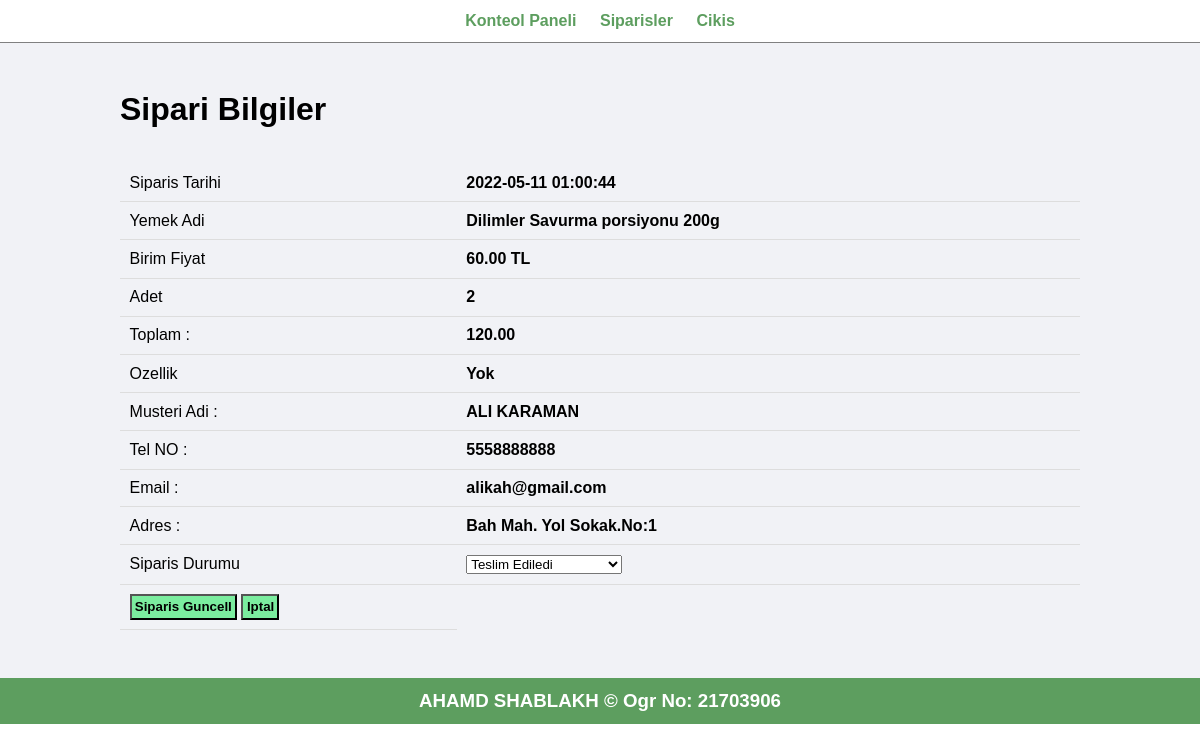
Screenshot of /Yonetici_islemleri/personel_goster.php?id=2 (signed in) with the database file from the repository.
### tables this page shows
CREATE TABLE `siparis_tbl` (
  `Id` int(11) NOT NULL AUTO_INCREMENT,
  `yemek_adi` varchar(150) NOT NULL DEFAULT '',
  `birim_fiyat` decimal(10,2) NOT NULL DEFAULT 0.00,
  `adet` int(10) NOT NULL DEFAULT 0,
  `toplam` decimal(10,2) NOT NULL DEFAULT 0.00,
  `siparis_tarihi` datetime DEFAULT NULL,
  `durum` varchar(50) NOT NULL DEFAULT '',
  `musteri_adi` varchar(150) NOT NULL DEFAULT '',
  `musteri_tel` varchar(20) DEFAULT NULL,
  `musteri_email` varchar(255) DEFAULT NULL,
  `musteri_adres` varchar(255) NOT NULL DEFAULT '',
  `notu` varchar(255) DEFAULT '',
  PRIMARY KEY (`Id`)
);

### Yonetici_islemleri/personel_goster.php (the view, shortened to what this page needs)
<?php include('p_menu.php');
 ?>
<html>
    <head>
        <link rel="stylesheet" href="../css/admin.css">
    </head>
<div class="main-content">
    <div class="wrapper">
        <h1>Sipari Bilgiler</h1>
        <br><br>
        <?php
             if(isset($_GET['id']))
            {
                $id=$_GET['id'];
                $sql = "SELECT * FROM  siparis_tbl WHERE Id=$id";
                $res = mysqli_query($conn, $sql);
                $count = mysqli_num_rows($res);
                if($count==1)
                {
                    $row=mysqli_fetch_assoc($res);
                    $siparis_tarihi = $row['siparis_tarihi'];
                    $yemek_adi = $row['yemek_adi'];
                    $fiyat = $row['birim_fiyat'];
                    $adet = $row['adet'];
                    $toplam = $row['toplam'];
                    $durum = $row['durum'];
                    $musteri_adi = $row['musteri_adi'];
                    $musteri_tel = $row['musteri_tel'];
                    $musteri_email = $row['musteri_email'];
                    $musteri_adres= $row['musteri_adres'];
                    $ozellik = $row['notu'];
                }
                else
                {
                    header('location:'.SITEURL.'Yonetici_islemleri/p_siparis.php');
                }
            }
            else
            {
                header('location:'.SITEURL.'Yonetici_islemleri/p_siparis.php');
            }
        ?>
        <form action="" method="POST">
            <table class="tbl-50">
             <tr>
                    <td>Siparis Tarihi</td>
                    <td><b> <?php echo $siparis_tarihi; ?> </b></td>
                </tr>
                <tr>
                    <td>Yemek Adi</td>
                    <td><b> <?php echo $yemek_adi; ?> </b></td>
                </tr>
                <tr>
                    <td>Birim Fiyat</td>
                    <td>
                        <b>  <?php echo $fiyat; ?> TL</b>
                    </td>
                </tr>
                <tr>
                    <td>Adet</td>
                    <td>
                     <b> <?php echo $adet; ?></b>
                    </td>
                </tr>
                <td>Toplam :</td>
                    <td>
                     <b> <?php echo $toplam; ?></b>
                    </td>
                <tr>
                    <td>Ozellik </td>
                    <td>
                        <b> <?php echo $ozellik; ?></b>
                    </td>
                </tr>
                <tr>
                    <td>Musteri Adi :</td>
                    <td>
                        <b> <?php echo $musteri_adi; ?></b>
                    </td>
                </tr>
                <tr>
                    <td>Tel NO :</td>
                    <td>
                        <b> <?php echo $musteri_tel; ?></b>
                    </td>
                </tr>
                <tr>
                <tr>
                    <td>Email : </td>
                    <td>
                        <b> <?php echo $musteri_email; ?></b>
                    </td>
                </tr>
                 <tr>
                    <td>Adres :</td>
                    <td>
                        <b> <?php echo $musteri_adres; ?></b>
                    </td>
                </tr>
                <tr>
                    <td>Siparis Durumu</td>
                    <td>
                        <select name="durum">
                            <option <?php if($durum=="Teslim Ediledi"){echo "selected";} ?> value="Teslim Ediledi">Teslim Ediledi</option>
                        </select>
                    </td>
                <tr>
                    <td clospan="2">
                        <input type="submit" name="submit" value="Siparis Guncell" class="btn-secondary">
                         <button class="btn-secondary"><a href="p_siparis.php" class="btn-secondary" > Iptal </a</button>
                    </td>
                </tr>
            </table>
        </form>
    </div>
</div>
<?php include('alt_bilgi.php'); ?>

### css/admin.css (style rules this page uses)
* { margin: 0; padding: 0; font-family: Arial, Helvetica, sans-serif; }
.wrapper { padding: 1%; width: 80%; margin: 0 auto; }
table { border-collapse: collapse; width: 100%; }
th, td { padding: 8px; text-align: left; border-bottom: 1px solid #ddd; }
table tr td { padding: 1%; }
.btn-secondary { background-color: #7bed9f; padding: 1%; color: black; text-decoration: none; font-weight: bold; }
.main-content { background-color: #f1f2f6; padding: 3% 0; }

### rows the page displays
siparis_tbl: siparis_tarihi "2022-05-11 01:00:44", yemek_adi "Dilimler Savurma porsiyonu 200g", birim_fiyat "60.00", adet "2", toplam "120.00", notu "Yok", musteri_adi "ALI KARAMAN", musteri_tel "5558888888", musteri_email "alikah@gmail.com", musteri_adres "Bah Mah. Yol Sokak.No:1", durum "Teslim Ediledi"
